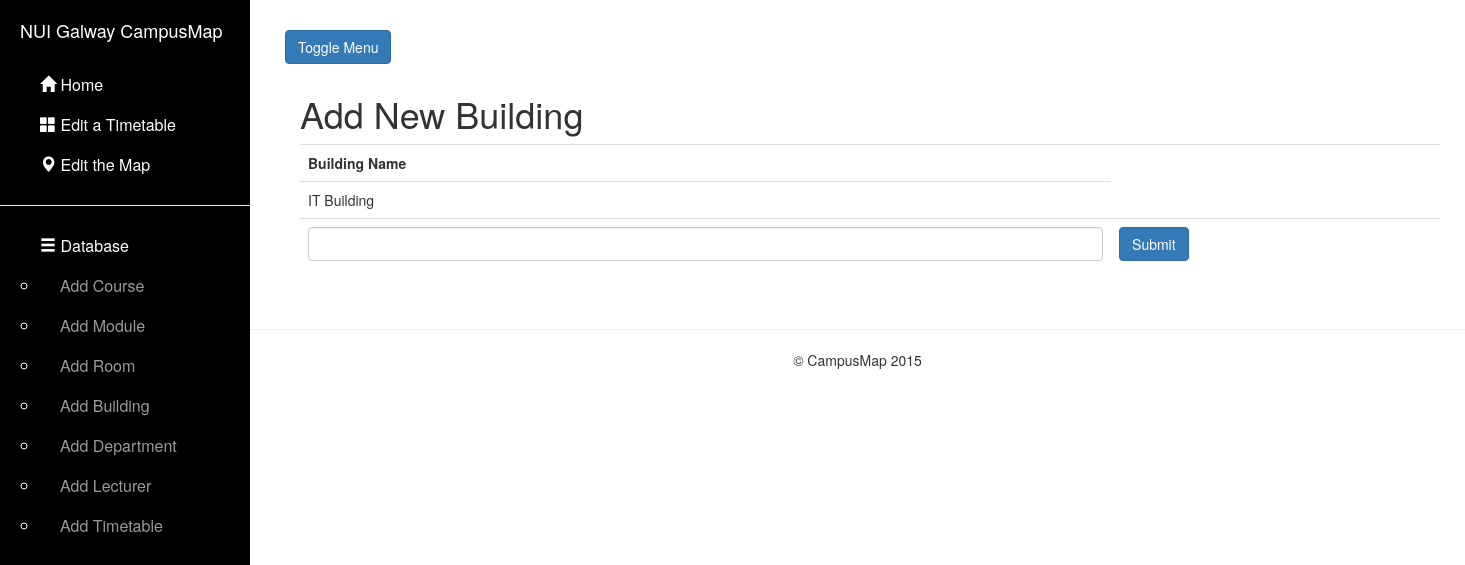
The page /building/ on the database as committed earlier.
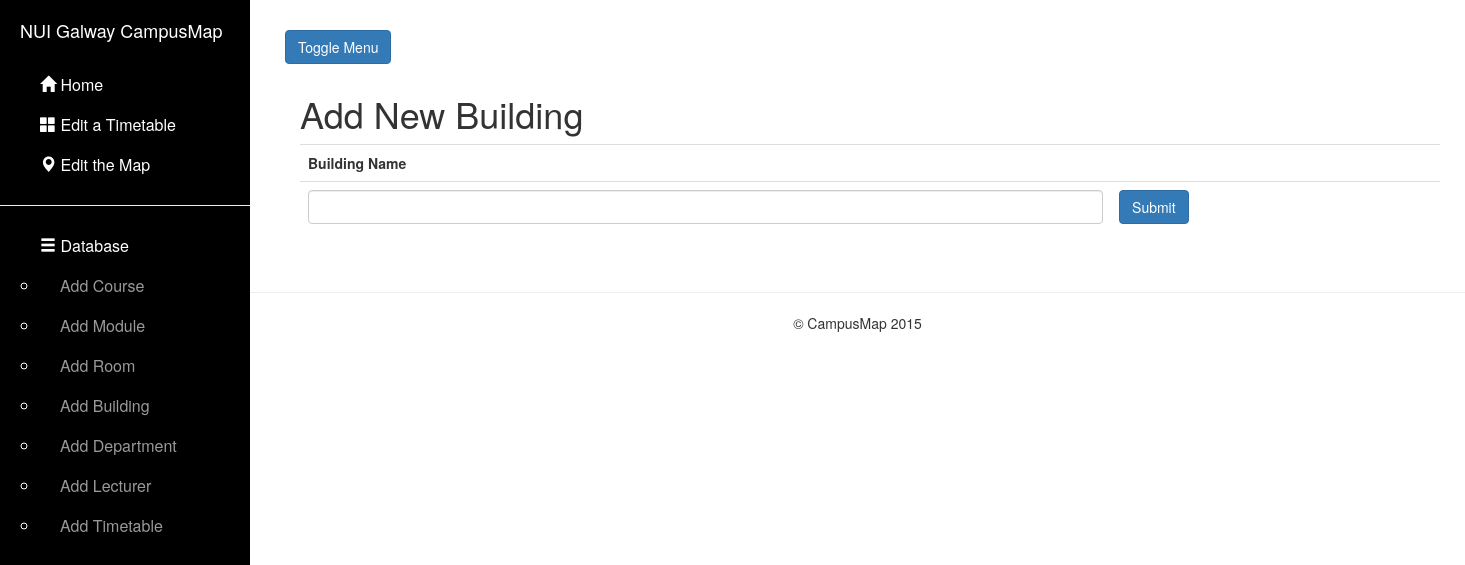
The same page on the database as committed later.
### map/models.py (models this page shows, shortened)
class Building(models.Model):
    buildingName = models.CharField(max_length = 75, primary_key=True)

### map/views.py (the view)
# urls.py: url(r'^building/', 'building'),
def building(request):
    query_results = Building.objects.all().order_by('buildingName')
    if request.method == 'POST': # If the form has been submitted...
        form = BuildingForm(request.POST) # A form bound to the POST data
        if form.is_valid(): # All validation rules pass
            save_it = form.save()
            save_it.save()
            return HttpResponseRedirect('/building/') # Redirect after POST
    else:
        form = BuildingForm() # An unbound form
    return render_to_response('dbstuff/addbuilding.html', locals(),context_instance=RequestContext(request))

### map/forms.py
class BuildingForm(forms.ModelForm):
    buildingName = forms.CharField(max_length = 75,label = mark_safe('<strong>Building Name</strong>'))
    class Meta:
        model = Building
        fields = "__all__"

### CampusMap/templates/dbstuff/addbuilding.html (shortened to what this page needs)
{% extends "base.html" %}
{% block content %}
<!DOCTYPE html>
<html>
<head lang="en">
</head>
<body>
<div class="container">
            <h1>Add New Building</h1>
            <table class="table">
                <tr>
                    <th>Building Name</th>
                    <th></th>
                </tr>
                {% for item in query_results %}
                 <tr>
                    <td>{{  item.buildingName }}</td>
                 </tr>
                {% endfor %}
                <tr>
                <form class="form-contact" action="" method="POST">
                    {% for field in form %}
                    <td>
                    <input type="text" class="form-control" name="{{ field.name }}" id="id_{{ field.name }}">
                    </td>
                    {% endfor %}
                    <td><input type="submit" value="Submit"  class="btn btn-primary">
                    </td>
                    </form>
            </table>
</div>
</body>
</html>
{%  endblock %}

Rows that differ between the two databases and show on the page:
removed Building: buildingName "IT Building"
